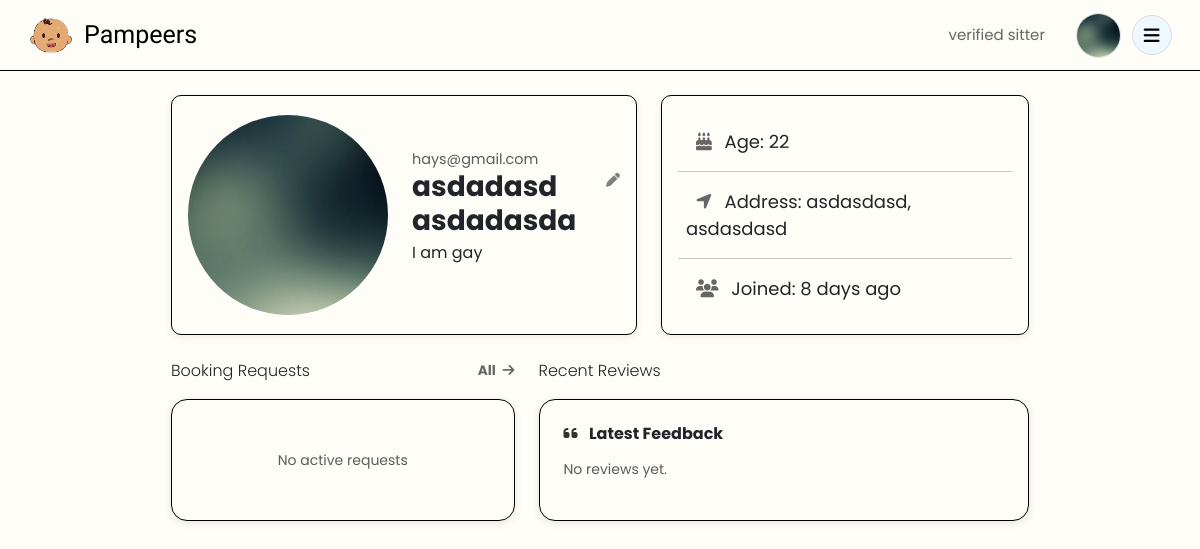
Page /public/profile.php (signed in) on the earlier database version.
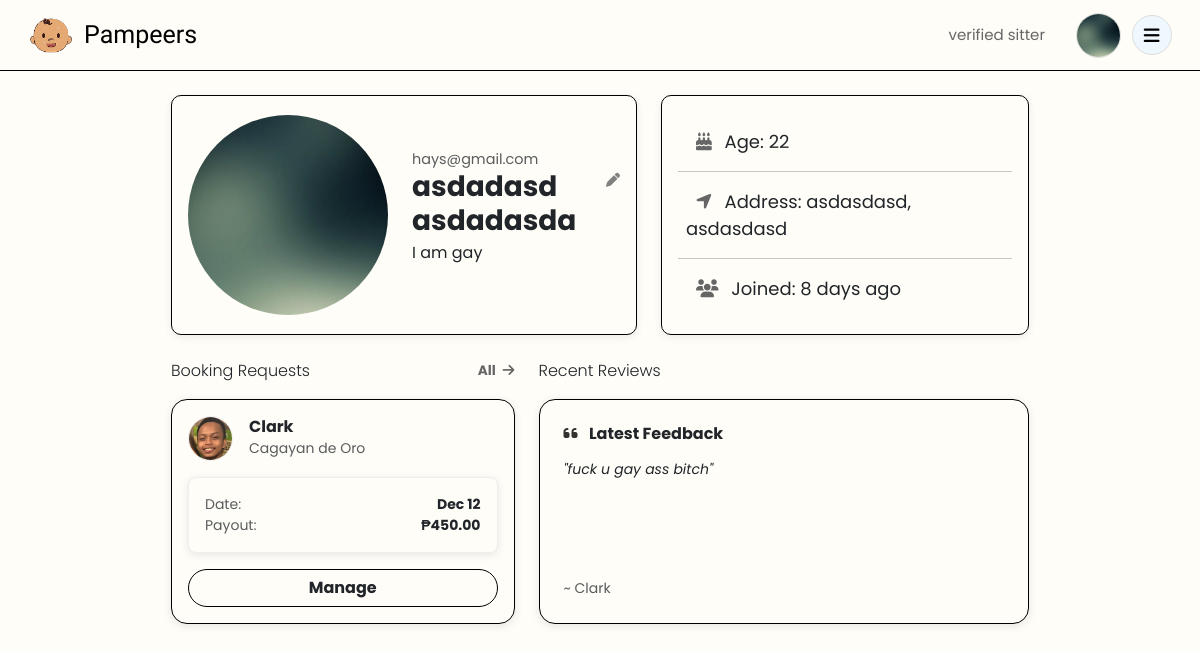
Same page on the later database version.
### tables this page shows
CREATE TABLE `bookings` (
  `bookingID` int(11) NOT NULL,
  `uuid` char(36) NOT NULL,
  `userID` int(11) NOT NULL,
  `sitterID` int(11) NOT NULL,
  `startDateTime` datetime NOT NULL,
  `endDateTime` datetime NOT NULL,
  `hoursRequested` decimal(5,2) DEFAULT NULL,
  `totalAmount` decimal(10,2) DEFAULT NULL,
  `status` enum('pending','accepted','declined','completed','cancelled') NOT NULL DEFAULT 'pending',
  `notes` text DEFAULT NULL,
  `createdAt` timestamp NOT NULL DEFAULT current_timestamp()
);

CREATE TABLE `users` (
  `id` int(11) NOT NULL,
  `uuid` char(36) NOT NULL,
  `firstName` varchar(100) NOT NULL,
  `middleName` varchar(100) DEFAULT NULL,
  `lastName` varchar(100) NOT NULL,
  `bio` text DEFAULT NULL,
  `suffix` varchar(10) DEFAULT NULL,
  `birthDate` date NOT NULL,
  `sex` enum('male','female','other') NOT NULL,
  `role` enum('guardian','sitter','admin') NOT NULL DEFAULT 'guardian',
  `contactNumber` varchar(20) NOT NULL,
  `emailAddress` varchar(150) NOT NULL,
  `username` varchar(100) NOT NULL,
  `password` varchar(255) NOT NULL,
  `streetAddress` varchar(255) NOT NULL,
  `barangay` varchar(255) NOT NULL,
  `cityMunicipality` varchar(255) NOT NULL,
  `province` varchar(255) NOT NULL,
  `country` varchar(255) NOT NULL,
  `zipCode` char(10) NOT NULL,
  `dateCreated` timestamp NOT NULL DEFAULT current_timestamp(),
  `profilePic` varchar(255) NOT NULL DEFAULT 'default.jpg',
  `isActive` tinyint(1) NOT NULL DEFAULT 1,
  `deactivatedAt` datetime DEFAULT NULL,
  `deletedAt` datetime DEFAULT NULL,
  `createdAt` datetime DEFAULT current_timestamp()
);

CREATE TABLE `reviews` (
  `reviewID` int(11) NOT NULL,
  `uuid` char(36) NOT NULL,
  `bookingID` int(11) NOT NULL,
  `userID` int(11) NOT NULL,
  `sitterID` int(11) NOT NULL,
  `rating` int(11) NOT NULL,
  `comment` text DEFAULT NULL,
  `createdAt` timestamp NOT NULL DEFAULT current_timestamp()
);

### app/helpers/sitter.php (called while the page is built, shortened)
<?php
function getSitter(mysqli $conn, int $userId) {
    $stmt = $conn->prepare("
        SELECT s.*, u.*
        FROM sitters s
        JOIN users u ON s.userID = u.id
        WHERE u.id = ?
        LIMIT 1
    ");
    $stmt->bind_param("i", $userId);
    $stmt->execute();
    return $stmt->get_result()->fetch_assoc();
}

### public/profile.php (the view, shortened to what the changed rows need)
<?php
require_once __DIR__ . '/../app/config/config.php';
require_once __DIR__ . '/../app/helpers/sitter.php';
$userId = $_SESSION['user_id'] ?? null;
$sitterData = getSitter($conn, $userId);
$isSitter = !empty($sitterData);
$verificationStatus = $sitterData['verificationStatus'] ?? null;
$recentReviews = null;
if ($isSitter) {
    $revStmt = $conn->prepare("
        SELECT r.comment, u.firstName
        FROM reviews r
        JOIN users u ON r.userID = u.id
        WHERE r.sitterID = ?
        ORDER BY r.createdAt DESC LIMIT 1
    ");
    $revStmt->bind_param("i", $sitterData['sitterID']);
    $revStmt->execute();
    $recentReviews = $revStmt->get_result()->fetch_assoc();
}
$bookings = [];
if ($isSitter) {
    $bookStmt = $conn->prepare("
        SELECT b.*, u.firstName, u.profilePic, u.cityMunicipality
        FROM bookings b
        JOIN users u ON b.userID = u.id
        WHERE b.sitterID = ? AND b.status IN ('pending', 'accepted')
        ORDER BY b.startDateTime ASC LIMIT 1
    ");
    $bookStmt->bind_param("i", $sitterData['sitterID']);
    $bookStmt->execute();
    $bookings = $bookStmt->get_result()->fetch_all(MYSQLI_ASSOC);
}
?>
<!DOCTYPE html>
<html lang="en">
<head>
    <link href="https://cdnjs.cloudflare.com/ajax/libs/font-awesome/6.5.1/css/all.min.css" rel="stylesheet">
    <link href="https://cdn.jsdelivr.net/npm/bootstrap@5.3.3/dist/css/bootstrap.min.css" rel="stylesheet">
    <link rel="stylesheet" href="/Pampeers/public/css/guardianProfile.css">
</head>
<body>
<main class="container-fluid-lg mt-4 px-4 pb-5">
    <div class="row justify-content-center profile-content-row mb-5">
        <div class="col-lg-9">
            <div class="row gx-4">
                <?php if ($isSitter && $verificationStatus === 'verified'): ?>
                <div class="col-lg-5 col-md-6 mb-4 d-flex flex-column">
                    <div class="flex-grow-1">
                        <?php if (empty($bookings)): ?>
                            <div class="card p-4 text-center rounded-4 h-100 d-flex align-items-center justify-content-center">
                                <small class="text-muted">No active requests</small>
                            </div>
                        <?php else: ?>
                            <?php $latest = $bookings[0]; ?>
                            <div class="card rounded-4 p-3 h-100">
                                <div class="d-flex align-items-center mb-3">
                                    <img src="/Pampeers/app/uploads/profiles/<?= htmlspecialchars($latest['profilePic'] ?: 'default.jpg') ?>" class="booking-avatar-preview me-3" style="width: 45px; height: 45px; border-radius: 50%; object-fit: cover;">
                                    <div>
                                        <h6 class="m-0 fw-bold"><?= htmlspecialchars($latest['firstName']) ?></h6>
                                        <small class="text-muted"><?= htmlspecialchars($latest['cityMunicipality']) ?></small>
                                    </div>
                                </div>
                                <div class="booking-sub-box p-3 rounded-3 mb-3 small">
                                    <div class="d-flex justify-content-between">
                                        <span class="text-muted">Date:</span>
                                        <strong><?= date('M d', strtotime($latest['startDateTime'])) ?></strong>
                                    </div>
                                    <div class="d-flex justify-content-between">
                                        <span class="text-muted">Payout:</span>
                                        <strong>₱<?= number_format($latest['totalAmount'], 2) ?></strong>
                                    </div>
                                </div>
                                <div class="mt-auto">
                                    <a href="/Pampeers/public/sitter/sitterDashboard.php" class="btn w-100 rounded-pill fw-bold">Manage</a>
                                </div>
                            </div>
                        <?php endif; ?>
                    </div>
                </div>
                <?php endif; ?>
                <div class="col-lg-<?php echo ($isSitter && $verificationStatus === 'verified') ? '7' : '12'; ?> col-md-6 mb-4 d-flex flex-column">
                    <div class="card p-4 rounded-4 flex-grow-1">
                        <div class="d-flex flex-column h-100">
                            <h6 class="fw-bold mb-3"><i class="fa-solid fa-quote-left review-quote-icon me-2"></i> Latest Feedback</h6>
                            <?php if ($recentReviews): ?>
                                <p class="mb-3 fst-italic small">"<?= htmlspecialchars($recentReviews['comment']) ?>"</p>
                                <div class="mt-auto d-flex justify-content-between align-items-center">
                                    <span class="text-muted small">~ <?= htmlspecialchars($recentReviews['firstName']) ?></span>
                                </div>
                            <?php else: ?>
                                <p class="text-muted small">No reviews yet.</p>
                            <?php endif; ?>
                        </div>
                    </div>
                </div>
            </div>
        </div>
    </div>
</main>
</body>
</html>

Differences in the rows shown:
added bookings: userID.profilePic (placeholder picture), userID.firstName "Clark", userID.cityMunicipality "Cagayan de Oro", startDateTime "Dec 12", totalAmount "450.00"
added reviews: comment "fuck u gay ass bitch", userID.firstName "Clark"
Other differences:
text no longer shown: "No active requests No reviews yet."
text now shown: "Date: Payout: ₱ Manage \" \" ~"
